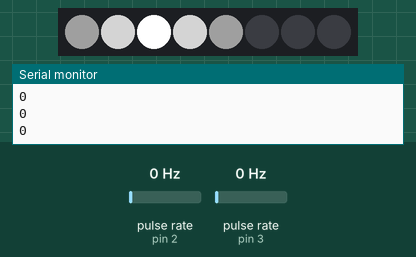
A sketch run on a simulated Arduino Uno, built with avr-gcc and run on an emulated ATmega328P. Parts: 8 RGB LEDs in strip order, left to right, the last lines printed to the serial monitor. Wiring (inferred from the names in the program): 2 × pulse sensor: data pin 2 / data pin 3. Inputs (shaded band) come from the test bench; at power-on: pulse rate (sensors on pin 3, pin 2) 0 Hz.

Above: at 1.2 s.
1.3 s: pulse rate (sensor on pin 3) set to 2 Hz
At 1.78 s:
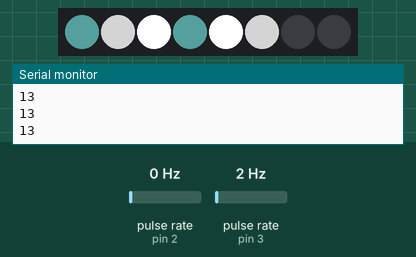
4.3 s: pulse rate (sensor on pin 2) set to 50 Hz
At 5.59 s:
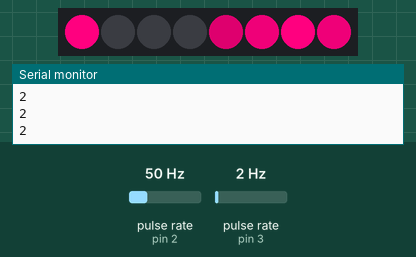
7.3 s: pulse rate (sensor on pin 3) set to 50 Hz
At 7.85 s:
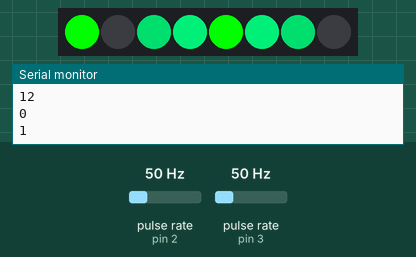
9.8 s: pulse rate (sensor on pin 2) set to 4 Hz
At 11.59 s:
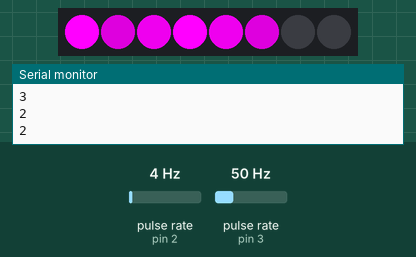
12.8 s: pulse rate (sensor on pin 3) set to 4 Hz
At 13.18 s:
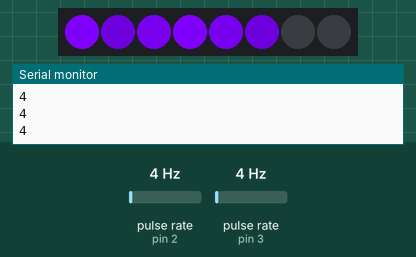
15.8 s: pulse rate (sensor on pin 3) set to 100 Hz
At 17.5 s:
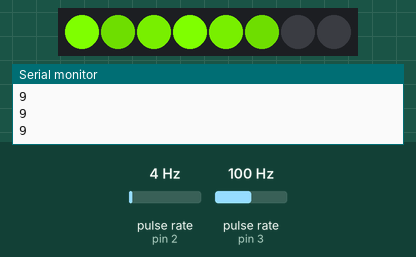
Timing chart, 0 to 19.8 s (numbered marks = the images above; inputs shaded):
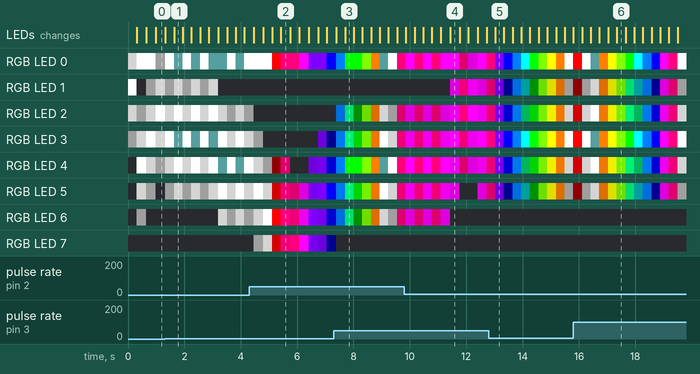

The sketch:

color_changing_larsen_scanner_encoder.ino
```cpp
//From bildr article: http://bildr.org/2012/08/rotary-encoder-arduino/
//and from Adafruit’s Larson Scanner https://learn.adafruit.com/larson-scanner-shades

//You will also need Adafruit’s NeoPixel library installed https://github.com/adafruit/Adafruit_NeoPixel

#include <Adafruit_NeoPixel.h>

#define N_LEDS 8

#define PIN 6

Adafruit_NeoPixel strip = Adafruit_NeoPixel(N_LEDS, PIN, NEO_GRB + NEO_KHZ800);

//these pins can not be changed 2/3 are special pins

int encoderPin1 = 2;

int encoderPin2 = 3;

volatile int lastEncoded = 0;

volatile int encoderValue = 0;

long lastencoderValue = 0;

int lastMSB = 0;

int lastLSB = 0;

void setup() {

strip.begin();

int pos = 1, dir = 1; // Position, direction of "eye"

Serial.begin (9600); // for testing encoder

pinMode(encoderPin1, INPUT);

pinMode(encoderPin2, INPUT);

digitalWrite(encoderPin1, HIGH); //turn pullup resistor on

digitalWrite(encoderPin2, HIGH); //turn pullup resistor on

//call updateEncoder() when any high/low changed seen

//on interrupt 0 (pin 2), or interrupt 1 (pin 3)

attachInterrupt(0, updateEncoder, CHANGE);

attachInterrupt(1, updateEncoder, CHANGE);

}

int pos = 1, dir = 1; // Position, direction of "eye"

void loop(){

int count =0;

count = (encoderValue / 4);

// Serial.println(encoderValue); //testing / debugging encoder

Serial.println(count); //testing / debugging encoder

int j;

long colorb = 0;

long colorg = 0;

long colorr =0;

// int count;

colorb = colorb + abs(encoderValue); // blue

colorg = colorb + 2*abs(encoderValue); //green

colorr = colorb + 4*abs(encoderValue); //red

//lookup table for color values 13 sets of 3 colors

int red [13] = { 255,255,255,255,128,0,0,0,0,0,127,255,255};

int red1[13] = { 128,128,204,204,102,0,0,0,0,0,102,204,204};

int red2[13] = { 32,16,153,153,76,0,0,0,0,0,76,153,153};

int green [13] = {255,0,0,0,0,0,127,255,255,255,255,255,127};

int green1[13] = { 128,0,0,0,0,0,102,64,204,128,204,204,102};

int green2[13] = { 32,0,0,0,0,0,76,32,153,16,153,153,76};

int blue [13] = { 255,0,127,255,255,255,255,255,0,0,0,0,0};

int blue1[13] = { 128,0,102,204,204,128,204,32,102,0,0,0,0};

int blue2[13] = { 32,0,76,153,153,16,153,32,76,0,0,0,0};

if (colorb > 255) colorg = colorg ++;

if (colorg >255) colorr = colorr++;

// Draw 5 pixels centered on pos. setPixelColor() will clip any

// pixels off the ends of the strip, we don't need to watch for that.

strip.setPixelColor(0,(red[count]),(green[count]),(blue[count])); // encoder LED (separate WS2811 chip)

strip.setPixelColor(pos - 2,(red2[count]),(green2[count]),(blue2[count])); // red2 green2 blue2 from lookup table

strip.setPixelColor(pos - 1, (red1[count]),(green1[count]),(blue1[count])); // red1 green1 blue1

strip.setPixelColor(pos , (red[count]),(green[count]),(blue[count])); // Center pixel is brightest

strip.setPixelColor(pos + 1, (red1[count]),(green1[count]),(blue1[count])); // red1 green1 blue1

strip.setPixelColor(pos + 2,(red2[count]),(green2[count]),(blue2[count])); // red2 green2 blue2

strip.show();

delay(30);

// Rather than being sneaky and erasing just the tail pixel,

// it's easier to erase it all and draw a new one next time.

for(j=-2; j<= 2; j++) strip.setPixelColor(pos+j, 0);

// Bounce off ends of strip

pos += dir;

if(pos < 2) {

pos = 3;

dir = -dir;

} else if(pos >= strip.numPixels()) {

pos = strip.numPixels() - 2;

dir = -dir;

}

}

void updateEncoder(){

int MSB = digitalRead(encoderPin1); //MSB = most significant bit

int LSB = digitalRead(encoderPin2); //LSB = least significant bit

int encoded = (MSB << 1) |LSB; //converting the 2 pin value to single number

int sum = (lastEncoded << 2) | encoded; //adding it to the previous encoded value

if(sum == 0b1101 || sum == 0b0100 || sum == 0b0010 || sum == 0b1011) encoderValue ++;

if(sum == 0b1110 || sum == 0b0111 || sum == 0b0001 || sum == 0b1000) encoderValue --;

if (encoderValue >55) encoderValue =0; // chaNGED 10-26-14

if (encoderValue <0) encoderValue =55;

lastEncoded = encoded; //store this value for next time

}
```

Measured:
- the behaviour switches between 0 and 1 Hz on pulse rate (sensor on pin 3) (found by bisection; images 0 and 1)
- after the input at 1.3 s, the LEDs: first differ from a run without the input after 0.33 s (image 1)
- after the input at 12.8 s, the LEDs: change after 0.23 s (image 5)
